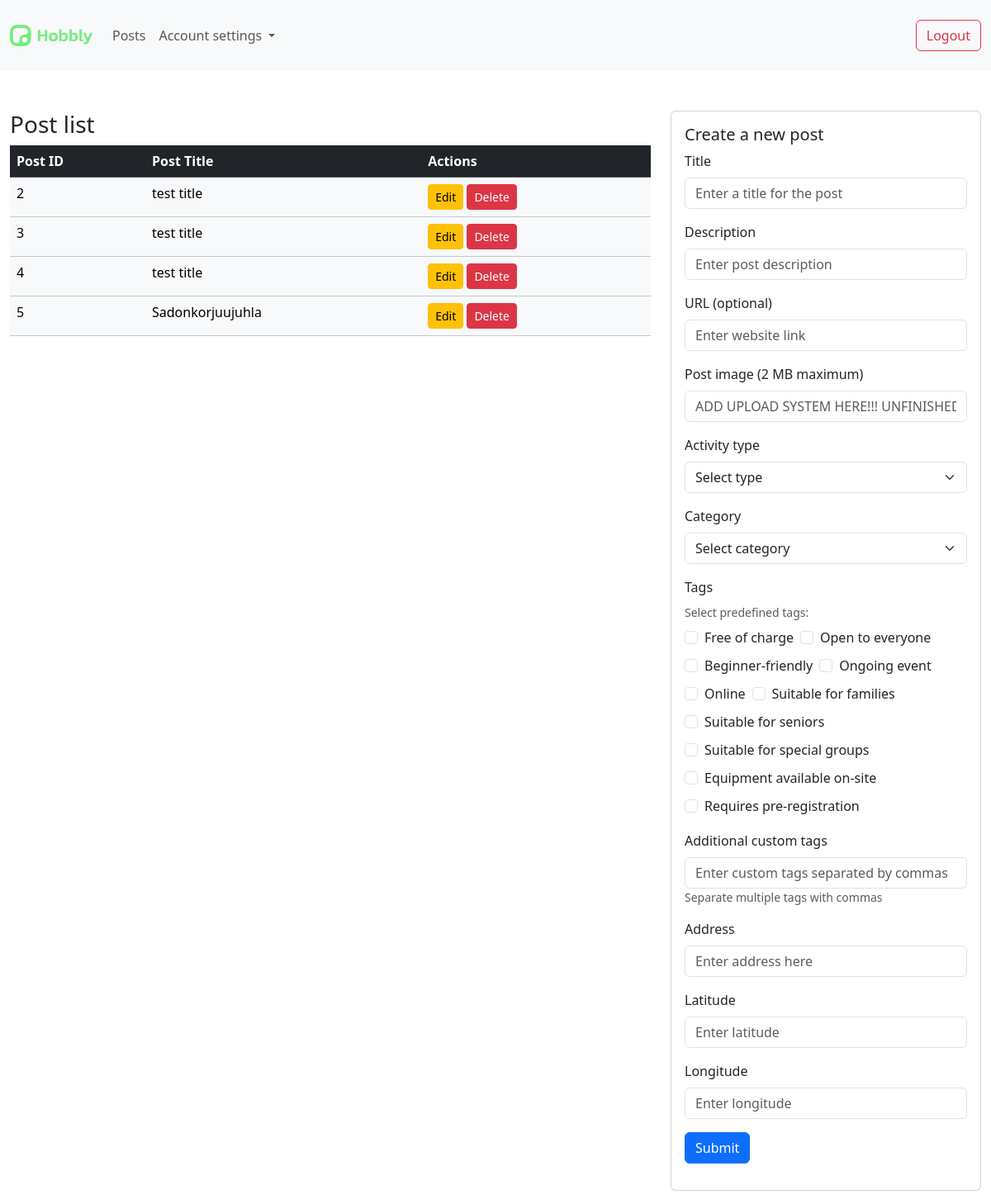
The page /posts.php (signed in) on the database its author committed.
### tables this page shows
CREATE TABLE `posts` (
  `post_id` int(11) NOT NULL,
  `creator_id` int(11) NOT NULL,
  `title` varchar(255) NOT NULL,
  `description` varchar(1000) NOT NULL,
  `url` varchar(255) DEFAULT NULL,
  `img_url` varchar(255) NOT NULL,
  `activity_type` varchar(255) DEFAULT NULL,
  `category` varchar(255) DEFAULT NULL,
  `tags` varchar(255) DEFAULT NULL,
  `address` varchar(255) NOT NULL,
  `latitude` varchar(255) DEFAULT NULL,
  `longitude` varchar(255) DEFAULT NULL,
  `event_start` datetime NOT NULL DEFAULT current_timestamp(),
  `event_end` datetime NOT NULL DEFAULT current_timestamp()
);

### posts.php (the view, shortened to what this page needs)
<?php include 'conn.php';
$link = createMysqliConnection();
$admin_id = $_SESSION['account_id'];
$posts = [];
if ($stmt = $link->prepare('SELECT post_id, title FROM posts WHERE creator_id = ? ORDER BY post_id')) {
    $stmt->bind_param('i', $admin_id);
    $stmt->execute();
    $result = $stmt->get_result();
    while ($row = $result->fetch_assoc()) {
        $posts[] = $row;
    }
}
?>
<html>
    <head>
        <link href="https://cdn.jsdelivr.net/npm/bootstrap@5.3.8/dist/css/bootstrap.min.css" rel="stylesheet">
        <link rel="stylesheet" href="styles.css">
    </head>
    <body>
        <nav class="navbar navbar-expand-lg bg-body-tertiary">
            <div class="container-fluid">
                <a class="navbar-brand" href="#">
                    <img src="images\logos\green_logo@low-res.png" width="100" alt="">
                </a>
                <div class="collapse navbar-collapse" id="navbarSupportedContent">
                <ul class="navbar-nav me-auto mb-2 mb-lg-0">
                    <li class="nav-item">
                    <a class="nav-link" href="posts.php">Posts</a>
                    </li>
                    <li class="nav-item dropdown">
                    <a class="nav-link dropdown-toggle" href="#" role="button" data-bs-toggle="dropdown" aria-expanded="false">
                        Account settings
                    </a>
                    </li>
                </ul>
                <form method="post" class="d-flex pt-3">
                    <button class="btn btn-outline-danger" type="submit" name="logout">Logout</button>
                </form>
                </div>
            </div>
        </nav>
    <main>
        <div class="container-fluid mt-5">
            <div class="row">
            <div class="col-lg-8 col-sm-12">
                    <h3>Post list</h3>
                    <div class="table-responsive">
                        <table class="table table-light table-hover">
                            <thead class="table-dark">
                                <tr>
                                    <th>Post ID</th>
                                    <th>Post Title</th>
                                    <th>Actions</th>
                                </tr>
                            </thead>
                            <tbody>
                                <?php if (empty($posts)): ?>
                                    <tr>
                                        <td colspan="4" class="text-center">No posts found</td>
                                    </tr>
                                <?php else: ?>
                                    <?php foreach ($posts as $post): ?>
                                        <tr>
                                            <td><?php echo htmlspecialchars($post['post_id']); ?></td>
                                            <td><?php echo htmlspecialchars($post['title']); ?></td>
                                            <td>
                                                <a href="editpost.php?id=<?php echo $post['post_id']; ?>" class="btn btn-sm btn-warning">Edit</a>
                                                <a href="deletepost.php?id=<?php echo $post['post_id']; ?>" class="btn btn-sm btn-danger" onclick="return confirm('Are you sure you want to delete this post?')">Delete</a>
                                            </td>
                                        </tr>
                                    <?php endforeach; ?>
                                <?php endif; ?>
                            </tbody>
                        </table>
                    </div>
                </div>
                <div class="col-lg-4 col-sm-12 mb-3">
                    <div class="card">
                        <div class="card-body">
                            <h5 class="card-title">Create a new post</h5>
                            <form method="post" action="createpost.php">
                                <div class="mb-3">
                                    <label for="postTitle" class="form-label">Title</label>
                                    <input type="text" class="form-control" name="postTitle" placeholder="Enter a title for the post" required>
                                </div>
                                <div class="mb-3">
                                    <label for="postDesc" class="form-label">Description</label>
                                    <input type="text" class="form-control" name="postDesc" placeholder="Enter post description" required>
                                </div>
                                <div class="mb-3">
                                    <label for="postLink" class="form-label">URL (optional)</label>
                                    <input type="text" class="form-control" name="postLink" placeholder="Enter website link">
                                </div>
                                <div class="mb-3">
                                    <label for="postImage" class="form-label">Post image (2 MB maximum)</label>
                                    <input type="text" class="form-control" name="postImage" placeholder="ADD UPLOAD SYSTEM HERE!!! UNFINISHED">
                                </div>
                                <div class="mb-3">
                                    <label for="postActivityType" class="form-label">Activity type</label>
                                    <select class="form-select" name="postActivityType" required>
                                        <option value="" selected disabled>Select type</option>
                                    </select>
                                </div>
                                <div class="mb-3">
                                    <label for="postCategory" class="form-label">Category</label>
                                    <select class="form-select" name="postCategory" required>
                                        <option value="" selected disabled>Select category</option>
                                    </select>
                                </div>
                                <div class="mb-3">
                                    <label for="postTags" class="form-label">Tags</label>
                                    <div class="mb-3">
                                        <small class="text-muted">Select predefined tags:</small>
                                        <div class="d-flex flex-wrap gap-2 mt-2" id="predefinedTags">
                                            <div class="form-check">
                                                <input class="form-check-input" type="checkbox" name="postTags[]" value="Free of charge" id="tag1">
                                                <label class="form-check-label" for="tag1">Free of charge</label>
                                            </div>
                                            <div class="form-check">
                                                <input class="form-check-input" type="checkbox" name="postTags[]" value="Open to everyone" id="tag2">
                                                <label class="form-check-label" for="tag2">Open to everyone</label>
                                            </div>
                                            <div class="form-check">
                                                <input class="form-check-input" type="checkbox" name="postTags[]" value="Beginner-friendly" id="tag3">
                                                <label class="form-check-label" for="tag3">Beginner-friendly</label>
                                            </div>
                                            <div class="form-check">
                                                <input class="form-check-input" type="checkbox" name="postTags[]" value="Ongoing event" id="tag4">
                                                <label class="form-check-label" for="tag4">Ongoing event</label>
                                            </div>
                                            <div class="form-check">
                                                <input class="form-check-input" type="checkbox" name="postTags[]" value="Online" id="tag5">
                                                <label class="form-check-label" for="tag5">Online</label>
                                            </div>
                                            <div class="form-check">
                                                <input class="form-check-input" type="checkbox" name="postTags[]" value="Suitable for families" id="tag6">
                                                <label class="form-check-label" for="tag6">Suitable for families</label>
                                            </div>
                                            <div class="form-check">
                                                <input class="form-check-input" type="checkbox" name="postTags[]" value="Suitable for seniors" id="tag7">
                                                <label class="form-check-label" for="tag7">Suitable for seniors</label>
                                            </div>
                                            <div class="form-check">
                                                <input class="form-check-input" type="checkbox" name="postTags[]" value="Suitable for special groups" id="tag8">
                                                <label class="form-check-label" for="tag8">Suitable for special groups</label>
                                            </div>
                                            <div class="form-check">
                                                <input class="form-check-input" type="checkbox" name="postTags[]" value="Equipment available on-site" id="tag9">
                                                <label class="form-check-label" for="tag9">Equipment available on-site</label>
                                            </div>
                                            <div class="form-check">
                                                <input class="form-check-input" type="checkbox" name="postTags[]" value="Requires pre-registration" id="tag10">
                                                <label class="form-check-label" for="tag10">Requires pre-registration</label>
                                            </div>
                                        </div>
                                    </div>
                                    <div>
                                        <label for="customTags" class="form-label">Additional custom tags</label>
                                        <input type="text" class="form-control" name="customTags" placeholder="Enter custom tags separated by commas">
                                        <small class="form-text text-muted">Separate multiple tags with commas</small>
                                    </div>
                                </div>
                                <div class="mb-3">
                                    <label for="postAddress" class="form-label">Address</label>
                                    <input type="text" class="form-control" id="postAddress" name="postAddress" placeholder="Enter address here" required>
                                </div>
                                <div class="mb-3">
                                    <label for="postLatitude" class="form-label">Latitude</label>
                                    <input type="number" step="any" class="form-control" id="postLatitude" name="postLatitude" placeholder="Enter latitude">
                                </div>
                                <div class="mb-3">
                                    <label for="postLongitude" class="form-label">Longitude</label>
                                    <input type="number" step="any" class="form-control" id="postLongitude" name="postLongitude" placeholder="Enter longitude">
                                </div>
                                <button type="submit" class="btn btn-primary" name="submitPost">Submit</button>
                            </form>
                        </div>
                    </div>
                </div>
            </div>
        </div>
    </main>
    </body>
</html>

### rows shown on the page
posts: post_id "2", title "test title"
posts: post_id "3", title "test title"
posts: post_id "4", title "test title"
posts: post_id "5", title "Sadonkorjuujuhla"
